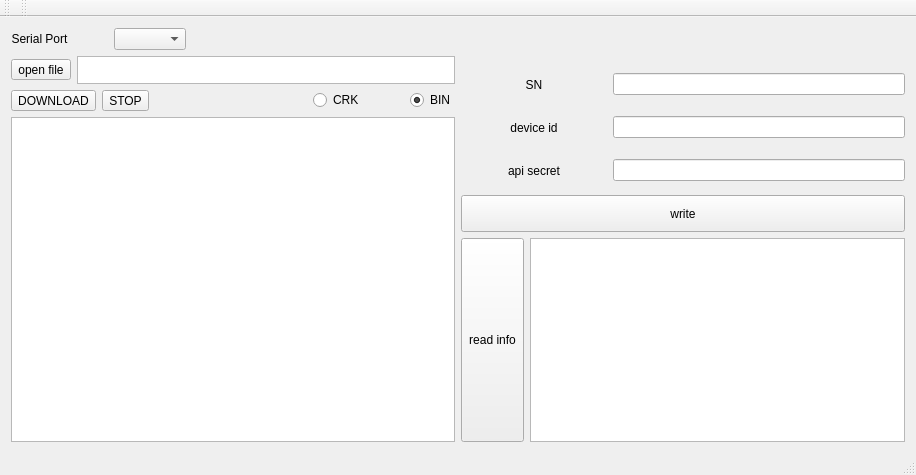
<?xml version="1.0" encoding="UTF-8"?>
<ui version="4.0">
 <class>MainWindow</class>
 <widget class="QMainWindow" name="MainWindow">
  <property name="geometry">
   <rect>
    <x>0</x>
    <y>0</y>
    <width>916</width>
    <height>475</height>
   </rect>
  </property>
  <property name="sizePolicy">
   <sizepolicy hsizetype="Expanding" vsizetype="Expanding">
    <horstretch>0</horstretch>
    <verstretch>0</verstretch>
   </sizepolicy>
  </property>
  <property name="windowTitle">
   <string>MaxinLoader</string>
  </property>
  <widget class="QWidget" name="centralWidget">
   <layout class="QGridLayout" name="gridLayout_2">
    <item row="0" column="0" rowspan="2">
     <layout class="QGridLayout" name="gridLayout">
      <property name="sizeConstraint">
       <enum>QLayout::SetDefaultConstraint</enum>
      </property>
      <item row="2" column="0">
       <layout class="QHBoxLayout" name="horizontalLayout_3">
        <item>
         <widget class="QToolButton" name="toolButtonDownload">
          <property name="enabled">
           <bool>true</bool>
          </property>
          <property name="text">
           <string>DOWNLOAD</string>
          </property>
         </widget>
        </item>
        <item>
         <widget class="QToolButton" name="toolButtonStop">
          <property name="text">
           <string>STOP</string>
          </property>
         </widget>
        </item>
        <item>
         <spacer name="horizontalSpacer">
          <property name="orientation">
           <enum>Qt::Horizontal</enum>
          </property>
          <property name="sizeHint" stdset="0">
           <size>
            <width>40</width>
            <height>20</height>
           </size>
          </property>
         </spacer>
        </item>
        <item>
         <widget class="QRadioButton" name="radioButtonCrk">
          <property name="text">
           <string>CRK</string>
          </property>
          <attribute name="buttonGroup">
           <string notr="true">buttonGroup</string>
          </attribute>
         </widget>
        </item>
        <item>
         <spacer name="horizontalSpacer_2">
          <property name="orientation">
           <enum>Qt::Horizontal</enum>
          </property>
          <property name="sizeType">
           <enum>QSizePolicy::Preferred</enum>
          </property>
          <property name="sizeHint" stdset="0">
           <size>
            <width>40</width>
            <height>20</height>
           </size>
          </property>
         </spacer>
        </item>
        <item>
         <widget class="QRadioButton" name="radioButtonBin">
          <property name="text">
           <string>BIN</string>
          </property>
          <property name="checked">
           <bool>true</bool>
          </property>
          <attribute name="buttonGroup">
           <string notr="true">buttonGroup</string>
          </attribute>
         </widget>
        </item>
       </layout>
      </item>
      <item row="0" column="0">
       <layout class="QHBoxLayout" name="horizontalLayout">
        <item>
         <widget class="QLabel" name="label">
          <property name="sizePolicy">
           <sizepolicy hsizetype="Minimum" vsizetype="Preferred">
            <horstretch>0</horstretch>
            <verstretch>0</verstretch>
           </sizepolicy>
          </property>
          <property name="text">
           <string>Serial Port</string>
          </property>
          <property name="alignment">
           <set>Qt::AlignCenter</set>
          </property>
         </widget>
        </item>
        <item>
         <spacer name="horizontalSpacer_4">
          <property name="orientation">
           <enum>Qt::Horizontal</enum>
          </property>
          <property name="sizeType">
           <enum>QSizePolicy::Preferred</enum>
          </property>
          <property name="sizeHint" stdset="0">
           <size>
            <width>40</width>
            <height>20</height>
           </size>
          </property>
         </spacer>
        </item>
        <item>
         <widget class="QComboBox" name="comboBox"/>
        </item>
        <item>
         <spacer name="horizontalSpacer_3">
          <property name="orientation">
           <enum>Qt::Horizontal</enum>
          </property>
          <property name="sizeType">
           <enum>QSizePolicy::Expanding</enum>
          </property>
          <property name="sizeHint" stdset="0">
           <size>
            <width>40</width>
            <height>20</height>
           </size>
          </property>
         </spacer>
        </item>
       </layout>
      </item>
      <item row="1" column="0">
       <layout class="QHBoxLayout" name="horizontalLayout_2">
        <item>
         <widget class="QToolButton" name="toolButtonOpenFile">
          <property name="text">
           <string>open file</string>
          </property>
         </widget>
        </item>
        <item>
         <widget class="QTextEdit" name="filePath">
          <property name="sizePolicy">
           <sizepolicy hsizetype="Expanding" vsizetype="Preferred">
            <horstretch>0</horstretch>
            <verstretch>0</verstretch>
           </sizepolicy>
          </property>
          <property name="maximumSize">
           <size>
            <width>16777215</width>
            <height>28</height>
           </size>
          </property>
         </widget>
        </item>
       </layout>
      </item>
      <item row="3" column="0">
       <widget class="QTextEdit" name="textResponse">
        <property name="lineWidth">
         <number>12</number>
        </property>
       </widget>
      </item>
     </layout>
    </item>
    <item row="0" column="1">
     <layout class="QVBoxLayout" name="verticalLayout">
      <item>
       <spacer name="verticalSpacer">
        <property name="orientation">
         <enum>Qt::Vertical</enum>
        </property>
        <property name="sizeHint" stdset="0">
         <size>
          <width>20</width>
          <height>38</height>
         </size>
        </property>
       </spacer>
      </item>
      <item>
       <layout class="QHBoxLayout" name="horizontalLayout_4">
        <item>
         <widget class="QLabel" name="label_4">
          <property name="sizePolicy">
           <sizepolicy hsizetype="Expanding" vsizetype="Expanding">
            <horstretch>1</horstretch>
            <verstretch>0</verstretch>
           </sizepolicy>
          </property>
          <property name="text">
           <string>SN</string>
          </property>
          <property name="alignment">
           <set>Qt::AlignCenter</set>
          </property>
         </widget>
        </item>
        <item>
         <widget class="QLineEdit" name="lineEditSn">
          <property name="sizePolicy">
           <sizepolicy hsizetype="Expanding" vsizetype="Fixed">
            <horstretch>2</horstretch>
            <verstretch>0</verstretch>
           </sizepolicy>
          </property>
         </widget>
        </item>
       </layout>
      </item>
      <item>
       <layout class="QHBoxLayout" name="horizontalLayout_5">
        <item>
         <widget class="QLabel" name="label_3">
          <property name="sizePolicy">
           <sizepolicy hsizetype="Expanding" vsizetype="Expanding">
            <horstretch>1</horstretch>
            <verstretch>0</verstretch>
           </sizepolicy>
          </property>
          <property name="text">
           <string>device id</string>
          </property>
          <property name="alignment">
           <set>Qt::AlignCenter</set>
          </property>
         </widget>
        </item>
        <item>
         <widget class="QLineEdit" name="lineEditDeviceId">
          <property name="sizePolicy">
           <sizepolicy hsizetype="Expanding" vsizetype="Fixed">
            <horstretch>2</horstretch>
            <verstretch>0</verstretch>
           </sizepolicy>
          </property>
         </widget>
        </item>
       </layout>
      </item>
      <item>
       <layout class="QHBoxLayout" name="horizontalLayout_6">
        <item>
         <widget class="QLabel" name="label_2">
          <property name="sizePolicy">
           <sizepolicy hsizetype="Expanding" vsizetype="Expanding">
            <horstretch>1</horstretch>
            <verstretch>0</verstretch>
           </sizepolicy>
          </property>
          <property name="text">
           <string>api secret</string>
          </property>
          <property name="alignment">
           <set>Qt::AlignCenter</set>
          </property>
         </widget>
        </item>
        <item>
         <widget class="QLineEdit" name="lineEditApiSecret">
          <property name="sizePolicy">
           <sizepolicy hsizetype="Expanding" vsizetype="Fixed">
            <horstretch>2</horstretch>
            <verstretch>0</verstretch>
           </sizepolicy>
          </property>
         </widget>
        </item>
       </layout>
      </item>
      <item>
       <widget class="QToolButton" name="toolButtonWrite">
        <property name="sizePolicy">
         <sizepolicy hsizetype="Expanding" vsizetype="Expanding">
          <horstretch>0</horstretch>
          <verstretch>0</verstretch>
         </sizepolicy>
        </property>
        <property name="text">
         <string>write</string>
        </property>
       </widget>
      </item>
     </layout>
    </item>
    <item row="1" column="1">
     <layout class="QHBoxLayout" name="horizontalLayout_7">
      <item>
       <widget class="QToolButton" name="toolButtonReadInfo">
        <property name="sizePolicy">
         <sizepolicy hsizetype="Expanding" vsizetype="Preferred">
          <horstretch>1</horstretch>
          <verstretch>0</verstretch>
         </sizepolicy>
        </property>
        <property name="text">
         <string>read info</string>
        </property>
       </widget>
      </item>
      <item>
       <widget class="QTextEdit" name="textEditReadInfo">
        <property name="sizePolicy">
         <sizepolicy hsizetype="Expanding" vsizetype="Expanding">
          <horstretch>6</horstretch>
          <verstretch>0</verstretch>
         </sizepolicy>
        </property>
       </widget>
      </item>
     </layout>
    </item>
   </layout>
  </widget>
  <widget class="QMenuBar" name="menuBar">
   <property name="geometry">
    <rect>
     <x>0</x>
     <y>0</y>
     <width>916</width>
     <height>23</height>
    </rect>
   </property>
  </widget>
  <widget class="QToolBar" name="mainToolBar">
   <attribute name="toolBarArea">
    <enum>TopToolBarArea</enum>
   </attribute>
   <attribute name="toolBarBreak">
    <bool>false</bool>
   </attribute>
  </widget>
  <widget class="QStatusBar" name="statusBar"/>
  <widget class="QToolBar" name="toolBar">
   <property name="windowTitle">
    <string>toolBar</string>
   </property>
   <attribute name="toolBarArea">
    <enum>TopToolBarArea</enum>
   </attribute>
   <attribute name="toolBarBreak">
    <bool>false</bool>
   </attribute>
  </widget>
 </widget>
 <layoutdefault spacing="6" margin="11"/>
 <resources/>
 <connections/>
 <buttongroups>
  <buttongroup name="buttonGroup"/>
 </buttongroups>
</ui>
